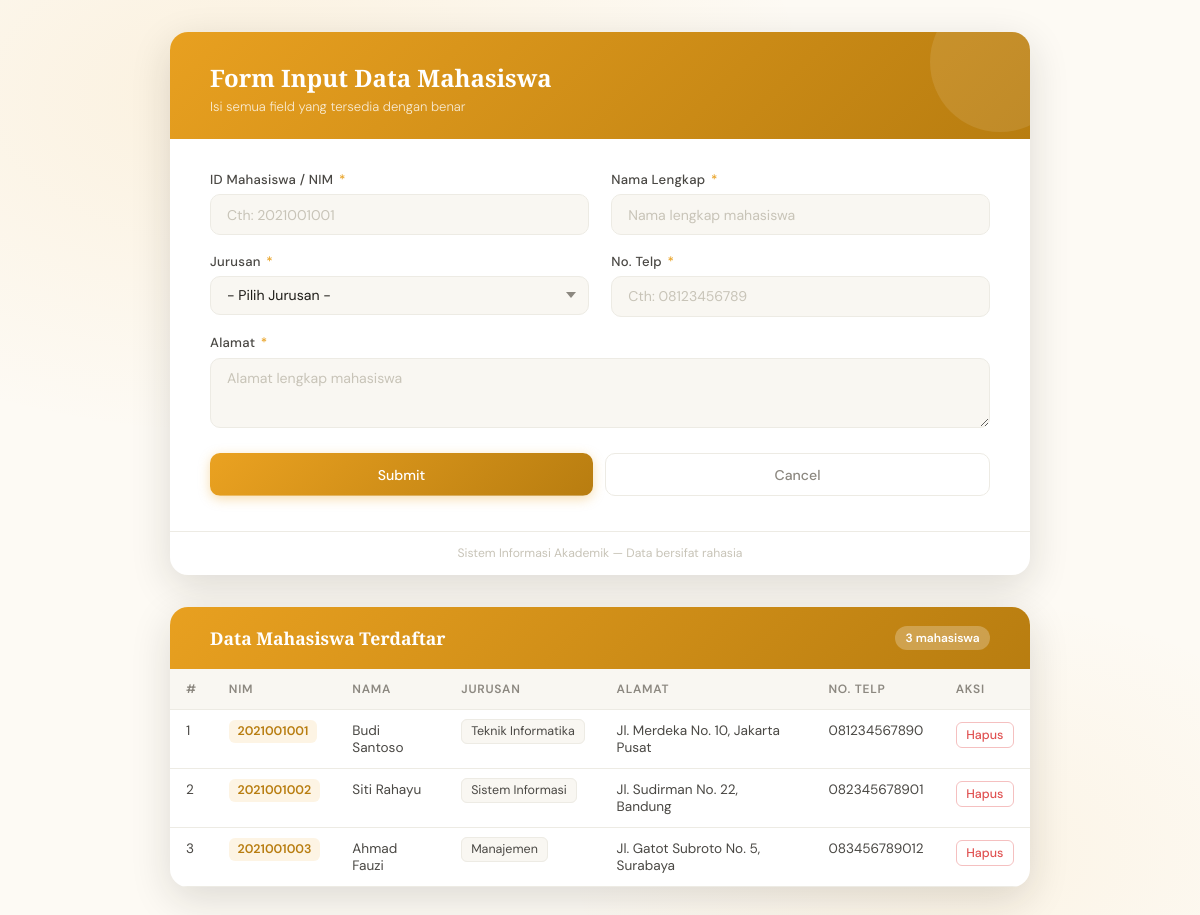
/Latihan13/form_mahasiswa.php, run on the app's committed database.
### tables this page shows
CREATE TABLE IF NOT EXISTS mahasiswa (
    id        INT UNSIGNED     NOT NULL AUTO_INCREMENT,
    nim       VARCHAR(20)      NOT NULL UNIQUE,
    nama      VARCHAR(100)     NOT NULL,
    jurusan   VARCHAR(60)      NOT NULL,
    alamat    TEXT             NOT NULL,
    notelp    VARCHAR(20)      NOT NULL,
    created_at DATETIME        NOT NULL DEFAULT CURRENT_TIMESTAMP,
    updated_at DATETIME        NOT NULL DEFAULT CURRENT_TIMESTAMP ON UPDATE CURRENT_TIMESTAMP,
    PRIMARY KEY (id)
);

### Latihan13/form_mahasiswa.php (the view, shortened to what this page needs)
<?php
require_once 'config.php';
$result   = $conn->query("SELECT * FROM mahasiswa ORDER BY created_at DESC");
$students = $result ? $result->fetch_all(MYSQLI_ASSOC) : [];
?>
<!DOCTYPE html>
<html lang="id">
<head>
</head>
<body>
<div class="page-wrap">
    <div class="card">
        <div class="card-header">
            <h1>Form Input Data Mahasiswa</h1>
            <p>Isi semua field yang tersedia dengan benar</p>
        </div>
        <div class="card-body">
            <form method="POST" action="">
                <div class="form-grid">
                    <div class="form-group">
                        <label for="nim">ID Mahasiswa / NIM <span class="req">*</span></label>
                        <input type="text" id="nim" name="nim" placeholder="Cth: 2021001001"
                               value="<?= htmlspecialchars($_POST['nim'] ?? '') ?>">
                    </div>
                    <div class="form-group">
                        <label for="nama">Nama Lengkap <span class="req">*</span></label>
                        <input type="text" id="nama" name="nama" placeholder="Nama lengkap mahasiswa"
                               value="<?= htmlspecialchars($_POST['nama'] ?? '') ?>">
                    </div>
                    <div class="form-group">
                        <label for="jurusan">Jurusan <span class="req">*</span></label>
                        <div class="select-wrap">
                            <select id="jurusan" name="jurusan">
                                <option value="">- Pilih Jurusan -</option>
                            </select>
                        </div>
                    </div>
                    <div class="form-group">
                        <label for="notelp">No. Telp <span class="req">*</span></label>
                        <input type="tel" id="notelp" name="notelp" placeholder="Cth: 08123456789"
                               value="<?= htmlspecialchars($_POST['notelp'] ?? '') ?>">
                    </div>
                    <div class="form-group full">
                        <label for="alamat">Alamat <span class="req">*</span></label>
                        <textarea id="alamat" name="alamat" placeholder="Alamat lengkap mahasiswa"><?= htmlspecialchars($_POST['alamat'] ?? '') ?></textarea>
                    </div>
                </div>
                <div class="btn-group">
                    <button type="submit" class="btn btn-primary">Submit</button>
                    <button type="reset"  class="btn btn-secondary">Cancel</button>
                </div>
            </form>
        </div>
        <div class="card-footer">Sistem Informasi Akademik &mdash; Data bersifat rahasia</div>
    </div>
    <div class="card table-section">
        <div class="table-header">
            <h2>Data Mahasiswa Terdaftar</h2>
            <span class="badge"><?= count($students) ?> mahasiswa</span>
        </div>
        <?php if (empty($students)): ?>
        <div class="empty-state">
            <svg width="48" height="48" viewBox="0 0 24 24" fill="none" stroke="#aaa" stroke-width="1.5">
                <path d="M17 21v-2a4 4 0 0 0-4-4H5a4 4 0 0 0-4 4v2"/>
                <circle cx="9" cy="7" r="4"/>
                <path d="M23 21v-2a4 4 0 0 0-3-3.87M16 3.13a4 4 0 0 1 0 7.75"/>
            </svg>
            <p>Belum ada data mahasiswa yang tersimpan.</p>
        </div>
        <?php else: ?>
        <div class="table-wrap">
            <table>
                <thead>
                    <tr>
                        <th>#</th>
                        <th>NIM</th>
                        <th>Nama</th>
                        <th>Jurusan</th>
                        <th>Alamat</th>
                        <th>No. Telp</th>
                        <th>Aksi</th>
                    </tr>
                </thead>
                <tbody>
                    <?php foreach ($students as $i => $mhs): ?>
                    <tr>
                        <td><?= $i + 1 ?></td>
                        <td><span class="nim-badge"><?= htmlspecialchars($mhs['nim']) ?></span></td>
                        <td><?= htmlspecialchars($mhs['nama']) ?></td>
                        <td><span class="jurusan-pill"><?= htmlspecialchars($mhs['jurusan']) ?></span></td>
                        <td><?= nl2br(htmlspecialchars($mhs['alamat'])) ?></td>
                        <td><?= htmlspecialchars($mhs['notelp']) ?></td>
                        <td>
                            <a href="?hapus=<?= $mhs['id'] ?>"
                               onclick="return confirm('Hapus data <?= htmlspecialchars($mhs['nama']) ?>?')"
                               style="text-decoration:none">
                                <button class="btn-hapus">Hapus</button>
                            </a>
                        </td>
                    </tr>
                    <?php endforeach; ?>
                </tbody>
            </table>
        </div>
        <?php endif; ?>
    </div>
</div>
</body>
</html>

### data on the page
mahasiswa: nim "2021001001", nama "Budi Santoso", jurusan "Teknik Informatika", alamat "Jl. Merdeka No. 10, Jakarta Pusat", notelp "081234567890"
mahasiswa: nim "2021001002", nama "Siti Rahayu", jurusan "Sistem Informasi", alamat "Jl. Sudirman No. 22, Bandung", notelp "082345678901"
mahasiswa: nim "2021001003", nama "Ahmad Fauzi", jurusan "Manajemen", alamat "Jl. Gatot Subroto No. 5, Surabaya", notelp "083456789012"

### other printed values
count($students) "3"
